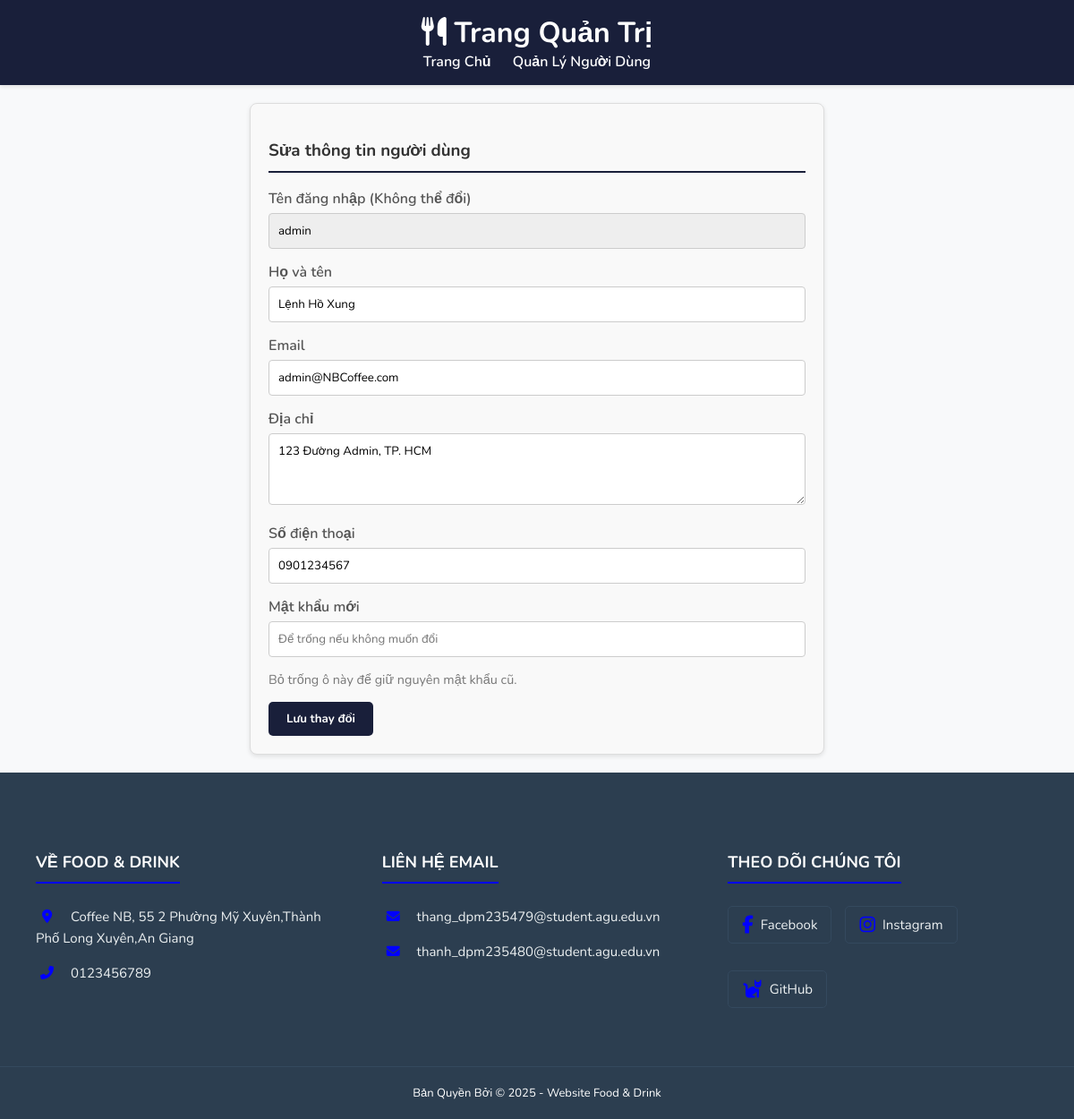
/Admin/indexnguoidung.php?do=nguoidung_sua&id=1, run on the app's committed database.
### tables this page shows
CREATE TABLE IF NOT EXISTS `nguoi_dung` (
  `id_nguoi_dung` INT(11) NOT NULL AUTO_INCREMENT,
  `ten_dang_nhap` VARCHAR(100) NOT NULL UNIQUE,
  `mat_khau` VARCHAR(255) NOT NULL,
  `ho_ten` VARCHAR(255),
  `email` VARCHAR(255) UNIQUE,
  `dia_chi` TEXT,
  `so_dien_thoai` VARCHAR(15),
  `vai_tro` TINYINT(1) DEFAULT 0,
  `Khoa` tinyint(1) NOT NULL,
  PRIMARY KEY (`id_nguoi_dung`)
);

### Admin/nguoidung_sua.php (the view, shortened to what this page needs)
<?php
    $id = (int)$_GET['id'];
    $sql_select = "SELECT * FROM `nguoi_dung` WHERE `id_nguoi_dung` = ?";
    $stmt_select = $connect->prepare($sql_select);
    $stmt_select->bind_param("i", $id);
    $stmt_select->execute();
    $result = $stmt_select->get_result();
    $dong = $result->fetch_assoc();
?>
<div class="form-container">
    <h3>Sửa thông tin người dùng</h3>
    <form action="indexnguoidung.php?do=nguoidung_sua&id=<?php echo $dong['id_nguoi_dung']; ?>" method="POST">
        <div class="form-group">
            <label for="ten_dang_nhap">Tên đăng nhập (Không thể đổi)</label>
            <input type="text" id="ten_dang_nhap" name="ten_dang_nhap" value="<?php echo htmlspecialchars($dong['ten_dang_nhap']); ?>" readonly>
        </div>
        <div class="form-group">
            <label for="ho_ten">Họ và tên</label>
            <input type="text" id="ho_ten" name="ho_ten" value="<?php echo htmlspecialchars($dong['ho_ten']); ?>" required>
        </div>
        <div class="form-group">
            <label for="email">Email</label>
            <input type="email" id="email" name="email" value="<?php echo htmlspecialchars($dong['email']); ?>" required>
        </div>
        <div class="form-group">
            <label for="dia_chi">Địa chỉ</label>
            <textarea id="dia_chi" name="dia_chi"><?php echo htmlspecialchars($dong['dia_chi']); ?></textarea>
        </div>
        <div class="form-group">
            <label for="so_dien_thoai">Số điện thoại</label>
            <input type="text" id="so_dien_thoai" name="so_dien_thoai" value="<?php echo htmlspecialchars($dong['so_dien_thoai']); ?>">
        </div>
        <div class="form-group">
            <label for="mat_khau">Mật khẩu mới</label>
            <input type="password" id="mat_khau" name="mat_khau" placeholder="Để trống nếu không muốn đổi">
            <p class="password-note">Bỏ trống ô này để giữ nguyên mật khẩu cũ.</p>
        </div>
        <button type="submit" class="btn-submit">Lưu thay đổi</button>
    </form>
</div>

### Admin/css/giaodiennguoidung.css (style rules this page uses)
body { font-family: 'Nunito', Arial, sans-serif; background-color: #f8f9fa; margin: 0; padding: 0; }
.form-container { width: 90%; max-width: 600px; margin: 20px auto; padding: 20px; background-color: #f9f9f9; border: 1px solid #ddd; border-radius: 8px; box-shadow: 0 2px 5px rgba(0,0,0,0.1); }
.form-container h3 { color: #333; border-bottom: 2px solid #191F3A; padding-bottom: 10px; }
.form-group { margin-bottom: 15px; }
.form-group label { display: block; margin-bottom: 5px; font-weight: 600; color: #555; }
.form-group input[type="text"], .form-group input[type="email"], .form-group input[type="password"], .form-group textarea { width: 100%; padding: 10px; border: 1px solid #ccc; border-radius: 4px; box-sizing: border-box; font-family: 'Nunito', Arial, sans-serif; }
.form-group input[readonly] { background-color: #eee; cursor: not-allowed; }
.form-group textarea { resize: vertical; min-height: 80px; }
.password-note { font-size: 0.9em; color: #777; }
.btn-submit { display: inline-block; padding: 10px 20px; background-color: #191F3A; color: white; border: none; border-radius: 5px; font-weight: 700; cursor: pointer; font-family: 'Nunito', Arial, sans-serif; transition: background-color 0.2s; }

### data on the page
nguoi_dung: ten_dang_nhap "admin", ho_ten "Lệnh Hồ Xung", email "admin@NBCoffee.com", dia_chi "123 Đường Admin, TP. HCM", so_dien_thoai "0901234567"
